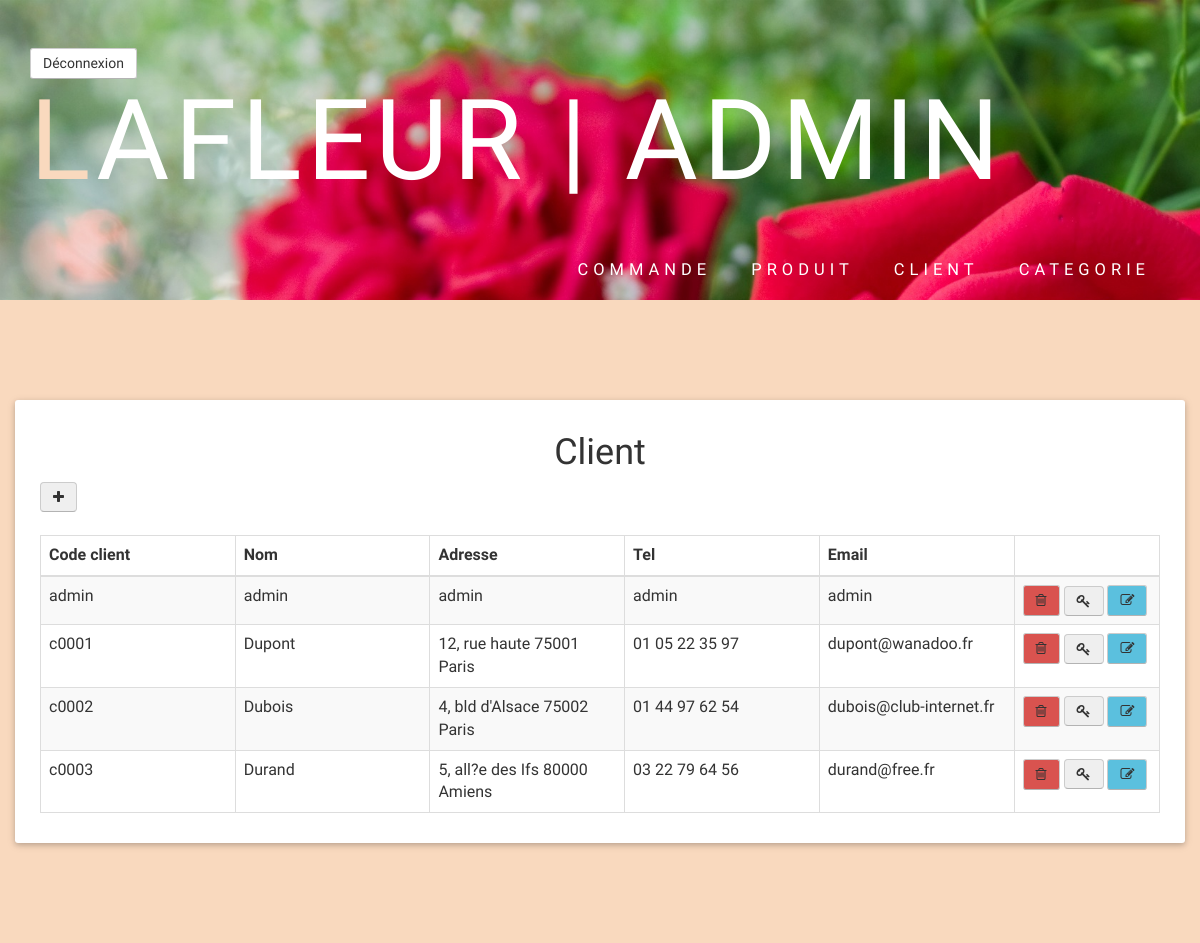
The app's page /admin/view_client.php (signed in) with its own data.
### tables this page shows
CREATE TABLE IF NOT EXISTS `clientconnu` (
  `clt_code` varchar(5) NOT NULL DEFAULT '',
  `clt_nom` varchar(30) NOT NULL DEFAULT '',
  `clt_adresse` varchar(50) NOT NULL DEFAULT '',
  `clt_tel` varchar(20) NOT NULL DEFAULT '',
  `clt_email` varchar(50) NOT NULL DEFAULT '',
  `clt_motPasse` varchar(32) NOT NULL DEFAULT '',
  PRIMARY KEY (`clt_code`)
);

### admin/view_client.php (the view, shortened to what this page needs)
<?php
include 'header.php';
include 'connect.php';
?>
<body>
    <div class="container">
        <div class="row">
            <div class="box ">
                <div class="info">
                    <div class="table-scrol">
                        <h1 align="center">Client</h1>
                        <button class="btn btn-sucess" data-target="#createclient" data-toggle="modal" ><i class="fa fa-plus"></i></button>
                        <div class="table-responsive">
                            <table class="table table-bordered table-hover table-striped" style="table-layout: fixed">
                                <thead>
                                    <tr>
                                        <th>Code client</th>
                                        <th>Nom</th>
                                        <th>Adresse</th>
                                        <th>Tel</th>
                                        <th>Email</th>
                                        <th style="width:13%"></th>
                                    </tr>
                                </thead>
                                <?php
                                $reponse = $bdd->query("SELECT * FROM clientconnu ORDER BY 1");
                                while ($donnees = $reponse->fetch()) {
                                    ?>
                                    <tr>
                                        <td><?= $donnees["clt_code"] ?></td>
                                        <td><?= $donnees["clt_nom"] ?></td>
                                        <td><?= $donnees["clt_adresse"] ?></td>
                                        <td><?= $donnees["clt_tel"] ?></td>
                                        <td><?= $donnees["clt_email"] ?></td>
                                        <td> <button class="btn btn-danger btn-sm"  onclick="window.location.href = 'deleteClient.php?id=<?= $donnees["clt_code"] ?>'" data-toggle="modal"><i class="fa fa-trash-o"></i></button>
                                            <button class="btn btn-sucess" data-target="#modifyPassword<?= $donnees["clt_code"] ?>" data-toggle="modal" ><i class="fa fa-key"></i></button>
                                            <button class="btn btn-info btn-sm"  data-target="#modifyClient<?= $donnees["clt_code"] ?>" data-toggle="modal"><i class="fa fa-edit"></i></button> </td>
                                    </tr>
                                <?php } ?>
                            </table>
                        </div>
                    </div>
                </div>
            </div>
        </div>
    </div>
</body>
</html>

### css/style.css (style rules this page uses)
h4, h5, h6, h1, h2, h3 { margin-top: 0; }
html, body { font-family: 'PT Sans Narrow', sans-serif; font-size: 100%; background:#fff; }
.btn { display: inline-block; padding: 4px 12px; margin-bottom: 0; font-size: 14px; text-align: center; vertical-align: middle; cursor: pointer; color: #333; border: 1px solid #ccc; border-bottom-color: #b3b3b3; }
.box { border-radius: 3px; box-shadow: 0 2px 5px 0 rgba(0, 0, 0, 0.16), 0 2px 10px 0 rgba(0, 0, 0, 0.12); padding: 10px 25px; display: block; margin-top: 60px; background-color: white; margin: 100px auto; }

### records on screen
clientconnu: clt_code "admin", clt_nom "admin", clt_adresse "admin", clt_tel "admin", clt_email "admin"
clientconnu: clt_code "c0001", clt_nom "Dupont", clt_adresse "12, rue haute 75001 Paris", clt_tel "01 05 22 35 97", clt_email "dupont@wanadoo.fr"
clientconnu: clt_code "c0002", clt_nom "Dubois", clt_adresse "4, bld d'Alsace 75002 Paris", clt_tel "01 44 97 62 54", clt_email "dubois@club-internet.fr"
clientconnu: clt_code "c0003", clt_nom "Durand", clt_adresse "5, all?e des Ifs 80000 Amiens", clt_tel "03 22 79 64 56", clt_email "durand@free.fr"
